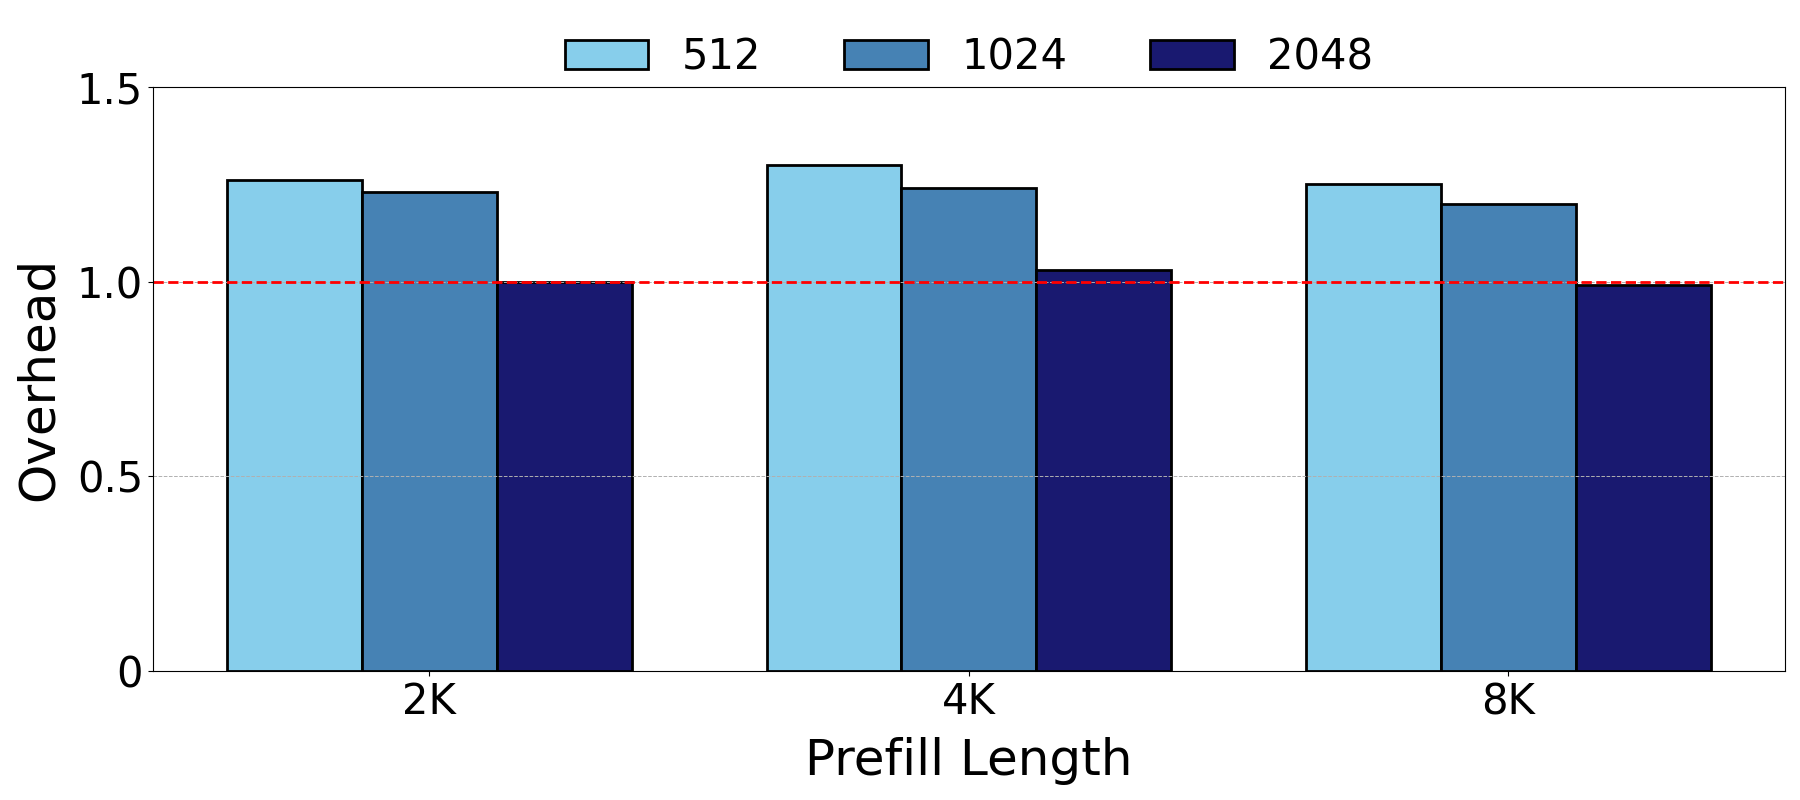

Recreate this plot in Python.
import matplotlib.pyplot as plt
import numpy as np

# Data for the Prefill Length bar graph
prefill_lengths = ["2K", "4K", "8K"]
overhead_512 = [1.26, 1.3, 1.25]
overhead_1024 = [1.23, 1.24, 1.2]
overhead_2048 = [1.0, 1.03, 0.99]

# Generate positions for the bars
prefill_positions = np.arange(len(prefill_lengths))
bar_width = 0.25

# Create the bar graph
fig, ax = plt.subplots(figsize=(18, 8))

# Plot the bars
ax.bar(prefill_positions - bar_width, overhead_512, color='#87CEEB', edgecolor='black', linewidth=2, width=bar_width, label='512')
ax.bar(prefill_positions, overhead_1024, color='#4682B4', edgecolor='black', linewidth=2, width=bar_width, label='1024')
ax.bar(prefill_positions + bar_width, overhead_2048, color='#191970', edgecolor='black', linewidth=2, width=bar_width, label='2048')

# Add horizontal line at y = 1.0
ax.axhline(y=1.0, color='red', linestyle='--', linewidth=2)

# Add titles and labels
ax.set_xlabel("Prefill Length", fontsize=36, labelpad=10)
ax.set_ylabel("Overhead", fontsize=36, labelpad=10)
ax.set_xticks(prefill_positions)
ax.set_xticklabels(prefill_lengths, fontsize=30)
ax.set_yticks([0, 0.5, 1.0, 1.5])
ax.set_yticklabels(["0", "0.5", "1.0", "1.5"], fontsize=30)
ax.tick_params(axis='y', labelsize=30)
ax.grid(axis='y', linestyle='--', linewidth=0.7)
ax.legend(fontsize=30, loc='upper center', bbox_to_anchor=(0.5, 1.15), ncol=3, frameon=False)

# Adjust layout and show the plot
plt.tight_layout()
plt.show()
